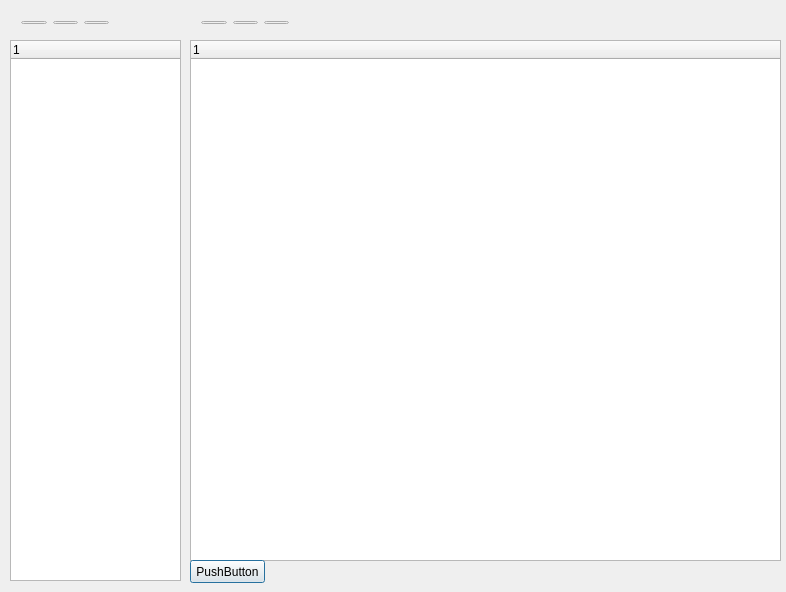
<?xml version="1.0" encoding="UTF-8"?>
<ui version="4.0">
 <class>triggerDialog</class>
 <widget class="QDialog" name="triggerDialog">
  <property name="geometry">
   <rect>
    <x>0</x>
    <y>0</y>
    <width>786</width>
    <height>592</height>
   </rect>
  </property>
  <property name="windowTitle">
   <string>Extended Triggers</string>
  </property>
  <widget class="QTreeWidget" name="triggerListWidget">
   <property name="geometry">
    <rect>
     <x>10</x>
     <y>40</y>
     <width>171</width>
     <height>541</height>
    </rect>
   </property>
   <column>
    <property name="text">
     <string notr="true">1</string>
    </property>
   </column>
  </widget>
  <widget class="QTreeWidget" name="triggerMembersWidget">
   <property name="geometry">
    <rect>
     <x>190</x>
     <y>40</y>
     <width>591</width>
     <height>521</height>
    </rect>
   </property>
   <column>
    <property name="text">
     <string notr="true">1</string>
    </property>
   </column>
  </widget>
  <widget class="QPushButton" name="testButton">
   <property name="geometry">
    <rect>
     <x>190</x>
     <y>560</y>
     <width>75</width>
     <height>23</height>
    </rect>
   </property>
   <property name="text">
    <string>PushButton</string>
   </property>
  </widget>
  <widget class="QWidget" name="">
   <property name="geometry">
    <rect>
     <x>10</x>
     <y>10</y>
     <width>110</width>
     <height>25</height>
    </rect>
   </property>
   <layout class="QHBoxLayout" name="horizontalLayout">
    <item>
     <widget class="QPushButton" name="triggersNewCategoryButton">
      <property name="toolTip">
       <string>Add New Trigger Category</string>
      </property>
      <property name="text">
       <string/>
      </property>
     </widget>
    </item>
    <item>
     <widget class="QPushButton" name="triggersNewTriggerButton">
      <property name="toolTip">
       <string>Add New Trigger</string>
      </property>
      <property name="text">
       <string/>
      </property>
     </widget>
    </item>
    <item>
     <widget class="QPushButton" name="triggersNewTriggerComment">
      <property name="toolTip">
       <string>Add New Trigger Comment</string>
      </property>
      <property name="text">
       <string/>
      </property>
     </widget>
    </item>
   </layout>
  </widget>
  <widget class="QWidget" name="">
   <property name="geometry">
    <rect>
     <x>190</x>
     <y>10</y>
     <width>110</width>
     <height>25</height>
    </rect>
   </property>
   <layout class="QHBoxLayout" name="horizontalLayout_2">
    <item>
     <widget class="QPushButton" name="triggersNewEventButton">
      <property name="toolTip">
       <string>New Event</string>
      </property>
      <property name="text">
       <string/>
      </property>
     </widget>
    </item>
    <item>
     <widget class="QPushButton" name="triggersNewConditionButton">
      <property name="toolTip">
       <string>New Condition</string>
      </property>
      <property name="text">
       <string/>
      </property>
     </widget>
    </item>
    <item>
     <widget class="QPushButton" name="triggersNewActionButton">
      <property name="toolTip">
       <string>New Action</string>
      </property>
      <property name="text">
       <string/>
      </property>
     </widget>
    </item>
   </layout>
  </widget>
 </widget>
 <layoutdefault spacing="6" margin="11"/>
 <resources/>
 <connections/>
</ui>
